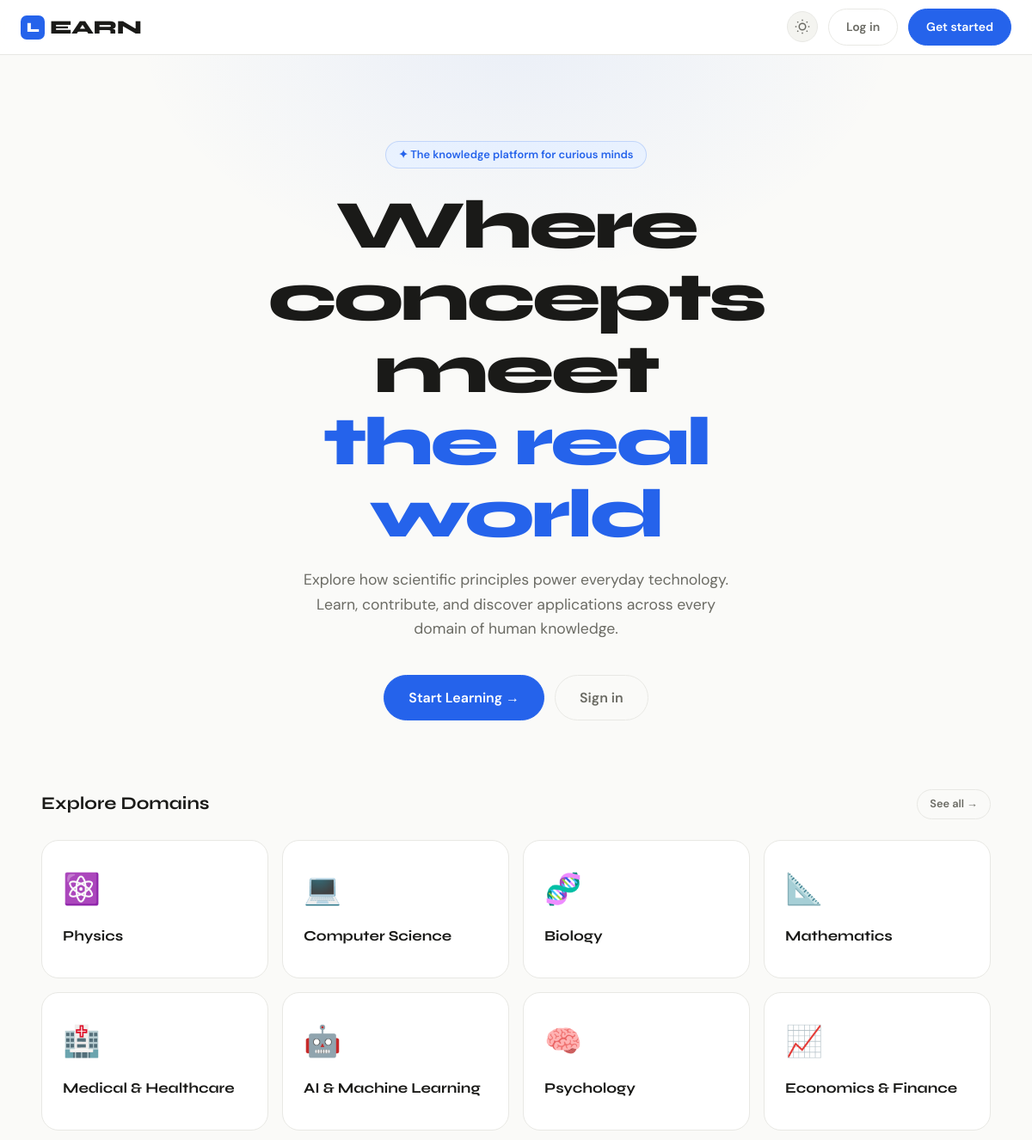
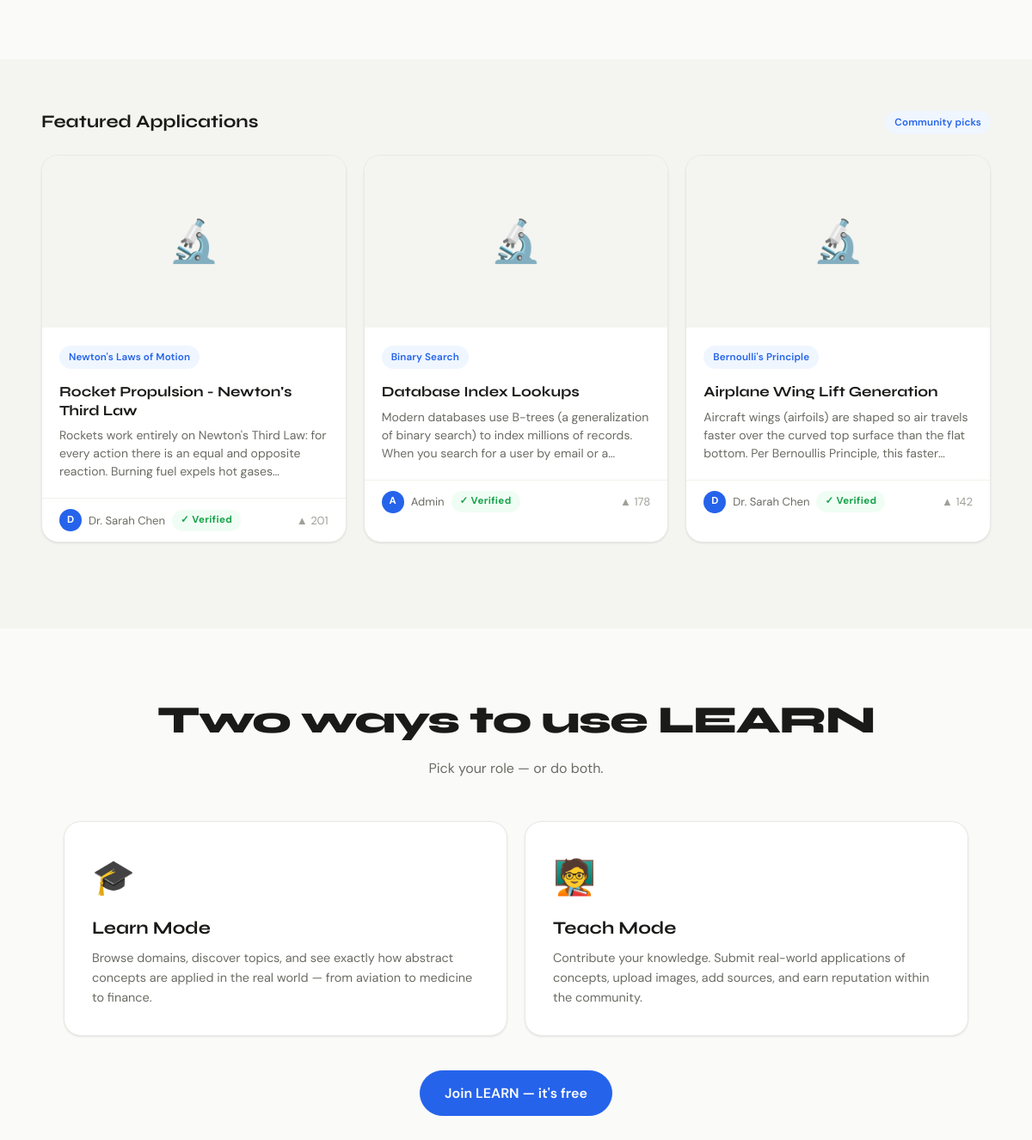
The page / on the database its author committed (2 pictures, top to bottom).
### models.py (models this page shows, shortened)
class Domain(db.Model):
    __tablename__ = 'domains'
    id = db.Column(db.Integer, primary_key=True)
    name = db.Column(db.String(100), unique=True, nullable=False)
    icon = db.Column(db.String(50), default='🔬')
    description = db.Column(db.String(300))
    topics = db.relationship('Topic', backref='domain', lazy=True)

class Application(db.Model):
    __tablename__ = 'applications'
    id = db.Column(db.Integer, primary_key=True)
    topic_id = db.Column(db.Integer, db.ForeignKey('topics.id'), nullable=False)
    user_id = db.Column(db.Integer, db.ForeignKey('users.id'), nullable=False)
    title = db.Column(db.String(200), nullable=False)
    description = db.Column(db.Text, nullable=False)
    application_domain = db.Column(db.String(100))
    image_path = db.Column(db.String(300))
    video_url = db.Column(db.String(500))
    tags = db.Column(db.String(300))
    reference = db.Column(db.String(500))
    vote_count = db.Column(db.Integer, default=0)
    created_at = db.Column(db.DateTime, default=datetime.utcnow)
    is_approved = db.Column(db.Boolean, default=True)
    difficulty_level = db.Column(db.String(20), nullable=False, default='Fundamental')
    comments = db.relationship('Comment', backref='application', lazy=True, cascade='all, delete-orphan')
    votes = db.relationship('Vote', backref='application', lazy=True, cascade='all, delete-orphan')
    reports = db.relationship('Report', backref='application', lazy=True, cascade='all, delete-orphan')

class Topic(db.Model):
    __tablename__ = 'topics'
    id = db.Column(db.Integer, primary_key=True)
    name = db.Column(db.String(150), nullable=False)
    domain_id = db.Column(db.Integer, db.ForeignKey('domains.id'), nullable=False)
    explanation = db.Column(db.Text)
    applications = db.relationship('Application', backref='topic', lazy=True)

class User(UserMixin, db.Model):
    __tablename__ = 'users'
    id = db.Column(db.Integer, primary_key=True)
    name = db.Column(db.String(100), nullable=False)
    email = db.Column(db.String(150), unique=True, nullable=False)
    password_hash = db.Column(db.String(256), nullable=False)
    role = db.Column(db.String(20), default='user')  # 'user', 'admin'
    reputation = db.Column(db.Integer, default=0)
    is_verified = db.Column(db.Boolean, default=False)
    mode = db.Column(db.String(10), default=None)  # 'learn' or 'teach'
    created_at = db.Column(db.DateTime, default=datetime.utcnow)
    applications = db.relationship('Application', backref='author', lazy=True)
    comments = db.relationship('Comment', backref='author', lazy=True)
    votes = db.relationship('Vote', backref='voter', lazy=True)
    reports = db.relationship('Report', backref='reporter', lazy=True)

### routes/main_routes.py (the view)
@main_bp.route('/')
def index():
    if current_user.is_authenticated:
        return redirect(url_for('main.mode_select'))
    featured = Application.query.order_by(Application.vote_count.desc()).limit(3).all()
    domains = Domain.query.all()
    return render_template('index.html', featured=featured, domains=domains)

### templates/index.html (shortened to what this page needs)
{% extends "base.html" %}
{% block content %}
<section class="hero">
  <div class="hero-eyebrow">✦ The knowledge platform for curious minds</div>
  <h1 class="hero-title fade-up">Where concepts meet<br><em>the real world</em></h1>
  <p class="hero-subtitle fade-up fade-up-1">Explore how scientific principles power everyday technology. Learn, contribute, and discover applications across every domain of human knowledge.</p>
  <div class="hero-cta fade-up fade-up-2">
    <a href="{{ url_for('auth.register') }}" class="btn btn-primary btn-lg">Start Learning →</a>
    <a href="{{ url_for('auth.login') }}" class="btn btn-ghost btn-lg">Sign in</a>
  </div>
</section>
<section style="padding: 0 24px 80px;">
  <div class="container-wide">
    <div class="section-header">
      <h2 class="section-title">Explore Domains</h2>
      <a href="{{ url_for('auth.register') }}" class="btn btn-ghost btn-sm">See all →</a>
    </div>
    <div class="grid-4">
      {% set preview_domains = [('Physics', '⚛️'), ('Computer Science', '💻'), ('Biology', '🧬'), ('Mathematics', '📐'), ('Medical & Healthcare', '🏥'), ('AI & Machine Learning', '🤖'), ('Psychology', '🧠'), ('Economics & Finance', '📈')] %}
      {% for name, icon in preview_domains %}
      <div class="domain-card" style="cursor:default;">
        <span class="domain-icon">{{ icon }}</span>
        <div class="domain-name">{{ name }}</div>
      </div>
      {% endfor %}
    </div>
  </div>
</section>
{% if featured %}
<section style="padding: 0 24px 100px; background: var(--bg-secondary); padding-top: 60px;">
  <div class="container-wide">
    <div class="section-header">
      <h2 class="section-title">Featured Applications</h2>
      <span class="tag tag-accent">Community picks</span>
    </div>
    <div class="grid-3">
      {% for app in featured %}
      <div class="card fade-up" style="animation-delay: {{ loop.index0 * 0.08 }}s">
        <div class="card-img">
          {% if app.image_path and not app.image_path.endswith('.svg') %}
            <img src="{{ url_for('static', filename='uploads/' + app.image_path) }}" alt="{{ app.title }}">
          {% else %}
            <span>🔬</span>
          {% endif %}
        </div>
        <div class="card-body">
          <div class="tag tag-accent mb-8">{{ app.topic.name }}</div>
          <h3 class="card-title mt-8">{{ app.title }}</h3>
          <p class="card-desc">{{ app.description }}</p>
        </div>
        <div class="card-footer">
          <div class="author-line">
            <div class="author-avatar">{{ app.author.name[0] }}</div>
            {{ app.author.name }}
            {% if app.author.is_verified %}<span class="badge badge-verified">✓ Verified</span>{% endif %}
          </div>
          <div style="display:flex;align-items:center;gap:6px;color:var(--text-muted);font-size:0.82rem;">
            ▲ {{ app.vote_count }}
          </div>
        </div>
      </div>
      {% endfor %}
    </div>
  </div>
</section>
{% endif %}
<section style="padding: 80px 24px;">
  <div class="container" style="text-align:center;">
    <h2 class="page-title mb-16">Two ways to use LEARN</h2>
    <p style="color:var(--text-secondary);margin-bottom:48px;">Pick your role — or do both.</p>
    <div style="display:grid;grid-template-columns:1fr 1fr;gap:20px;text-align:left;">
      <div class="card" style="padding:32px;">
        <div style="font-size:2.5rem;margin-bottom:16px;">🎓</div>
        <h3 style="font-family:var(--font-display);font-size:1.3rem;margin-bottom:10px;">Learn Mode</h3>
        <p style="color:var(--text-secondary);font-size:0.9rem;line-height:1.6;">Browse domains, discover topics, and see exactly how abstract concepts are applied in the real world — from aviation to medicine to finance.</p>
      </div>
      <div class="card" style="padding:32px;">
        <div style="font-size:2.5rem;margin-bottom:16px;">🧑‍🏫</div>
        <h3 style="font-family:var(--font-display);font-size:1.3rem;margin-bottom:10px;">Teach Mode</h3>
        <p style="color:var(--text-secondary);font-size:0.9rem;line-height:1.6;">Contribute your knowledge. Submit real-world applications of concepts, upload images, add sources, and earn reputation within the community.</p>
      </div>
    </div>
    <div style="margin-top:40px;">
      <a href="{{ url_for('auth.register') }}" class="btn btn-primary btn-lg">Join LEARN — it's free</a>
    </div>
  </div>
</section>
{% endblock %}

### templates/base.html (shortened to what this page needs)
<!DOCTYPE html>
<html lang="en" data-theme="light">
<head>
  <link rel="stylesheet" href="{{ url_for('static', filename='css/main.css') }}">
</head>
<body>
{% if current_user.is_authenticated %}
<nav class="navbar">
  <div class="nav-inner">
    <a href="{{ url_for('main.domains') }}" class="nav-logo">
      <span class="logo-mark">L</span>EARN
    </a>
    <div class="nav-center">
      <form action="{{ url_for('main.search') }}" method="get" class="nav-search-form" autocomplete="off">
        <div class="search-wrap">
          <svg width="16" height="16" viewBox="0 0 24 24" fill="none" stroke="currentColor" stroke-width="2"><circle cx="11" cy="11" r="8"/><path d="m21 21-4.35-4.35"/></svg>
          <input type="text" name="q" placeholder="Search concepts, applications…" id="globalSearch" value="{{ request.args.get('q', '') }}">
          <div class="search-suggestions" id="searchSuggestions"></div>
        </div>
      </form>
    </div>
    <div class="nav-right">
      <div class="mode-pill">
        <a href="{{ url_for('main.switch_mode', mode='learn') }}" class="mode-btn {% if current_user.mode == 'learn' %}active{% endif %}">Learn</a>
        <a href="{{ url_for('main.switch_mode', mode='teach') }}" class="mode-btn {% if current_user.mode == 'teach' %}active{% endif %}">Teach</a>
      </div>
      <button class="theme-toggle" id="themeToggle" title="Toggle dark mode">
        <svg class="sun-icon" width="18" height="18" viewBox="0 0 24 24" fill="none" stroke="currentColor" stroke-width="2"><circle cx="12" cy="12" r="5"/><line x1="12" y1="1" x2="12" y2="3"/><line x1="12" y1="21" x2="12" y2="23"/><line x1="4.22" y1="4.22" x2="5.64" y2="5.64"/><line x1="18.36" y1="18.36" x2="19.78" y2="19.78"/><line x1="1" y1="12" x2="3" y2="12"/><line x1="21" y1="12" x2="23" y2="12"/><line x1="4.22" y1="19.78" x2="5.64" y2="18.36"/><line x1="18.36" y1="5.64" x2="19.78" y2="4.22"/></svg>
        <svg class="moon-icon" width="18" height="18" viewBox="0 0 24 24" fill="none" stroke="currentColor" stroke-width="2"><path d="M21 12.79A9 9 0 1 1 11.21 3 7 7 0 0 0 21 12.79z"/></svg>
      </button>
      <div class="nav-user">
        <a href="{{ url_for('main.dashboard') }}" class="user-avatar" title="{{ current_user.name }}">
          {{ current_user.name[0].upper() }}
          {% if current_user.is_verified %}<span class="verified-dot">✓</span>{% endif %}
        </a>
        {% if current_user.role == 'admin' %}
        <a href="{{ url_for('main.admin_panel') }}" class="nav-link admin-link">Admin</a>
        {% endif %}
        <a href="{{ url_for('auth.logout') }}" class="nav-link">Logout</a>
      </div>
    </div>
  </div>
</nav>
{% else %}
<nav class="navbar navbar-public">
  <div class="nav-inner">
    <a href="{{ url_for('main.index') }}" class="nav-logo">
      <span class="logo-mark">L</span>EARN
    </a>
    <div class="nav-right">
      <button class="theme-toggle" id="themeToggle">
      </button>
      <a href="{{ url_for('auth.login') }}" class="btn btn-ghost">Log in</a>
      <a href="{{ url_for('auth.register') }}" class="btn btn-primary">Get started</a>
    </div>
  </div>
</nav>
{% endif %}
<main class="main-content">
  {% block content %}{% endblock %}
</main>
</body>
</html>

### rows shown on the page
Domain: icon "⚛️", name "Physics"
Domain: icon "🧬", name "Biology"
Domain: icon "📐", name "Mathematics"
Domain: icon "🏥", name "Medical & Healthcare"
Domain: icon "🤖", name "AI & Machine Learning"
Domain: icon "🧠", name "Psychology"
Domain: icon "📈", name "Economics & Finance"
Application: topic.name "Newton's Laws of Motion", title "Rocket Propulsion - Newton's Third Law", description "Rockets work entirely on Newton's Third Law: for every action there is an equal and opposite reaction. Burning fuel expels hot…", author "D", author.name "Dr. Sarah Chen", vote_count "201"
Application: topic.name "Binary Search", title "Database Index Lookups", description "Modern databases use B-trees (a generalization of binary search) to index millions of records. When you search for a user by email or…", author "A", author.name "Admin", vote_count "178"
Application: topic.name "Bernoulli's Principle", title "Airplane Wing Lift Generation", description "Aircraft wings (airfoils) are shaped so air travels faster over the curved top surface than the flat bottom. Per Bernoullis Principle, this…", author "D", author.name "Dr. Sarah Chen", vote_count "142"

### other values the page prints
{{ icon }} "💻"
{{ name }} "Computer Science"
